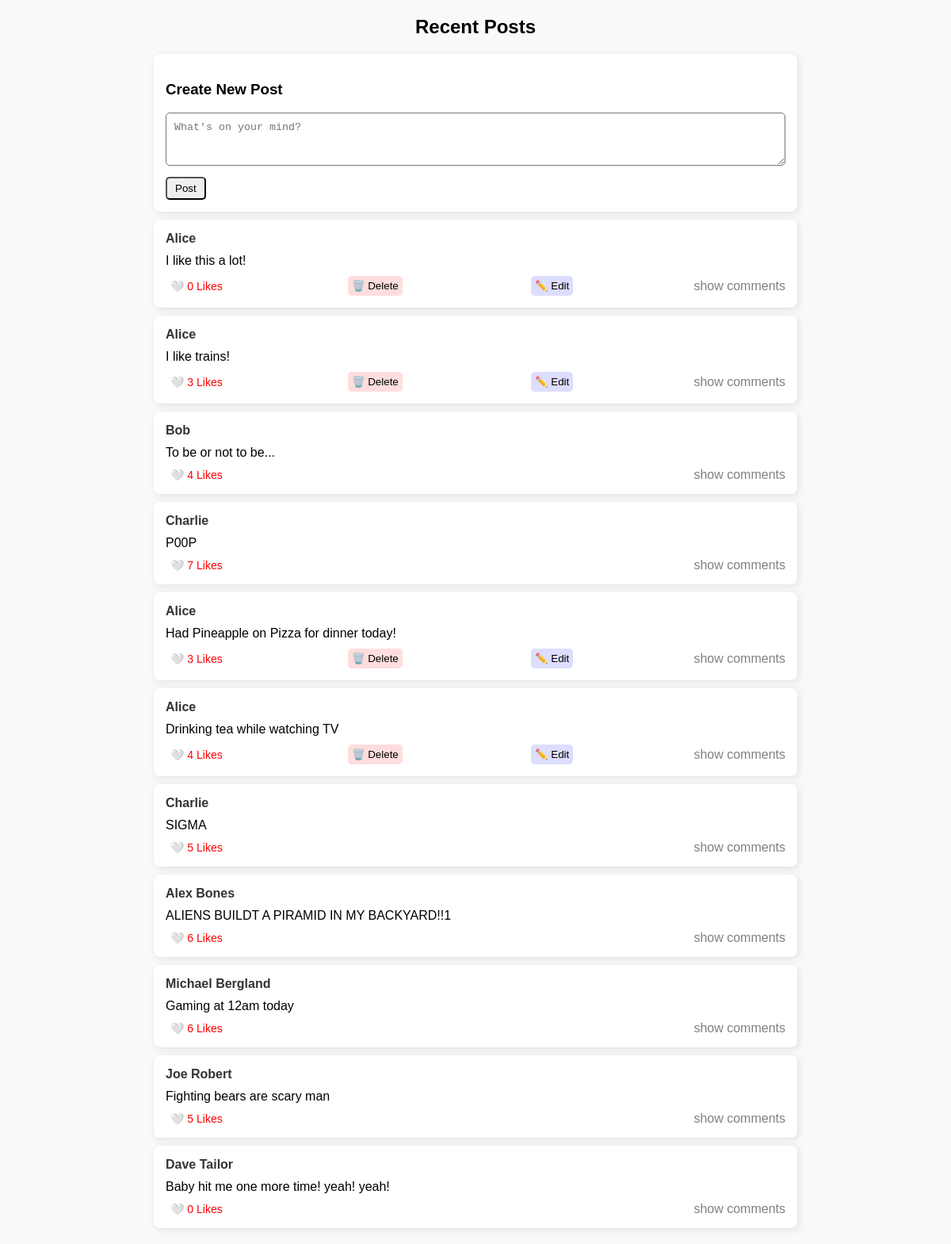
Before: / with the older database file.
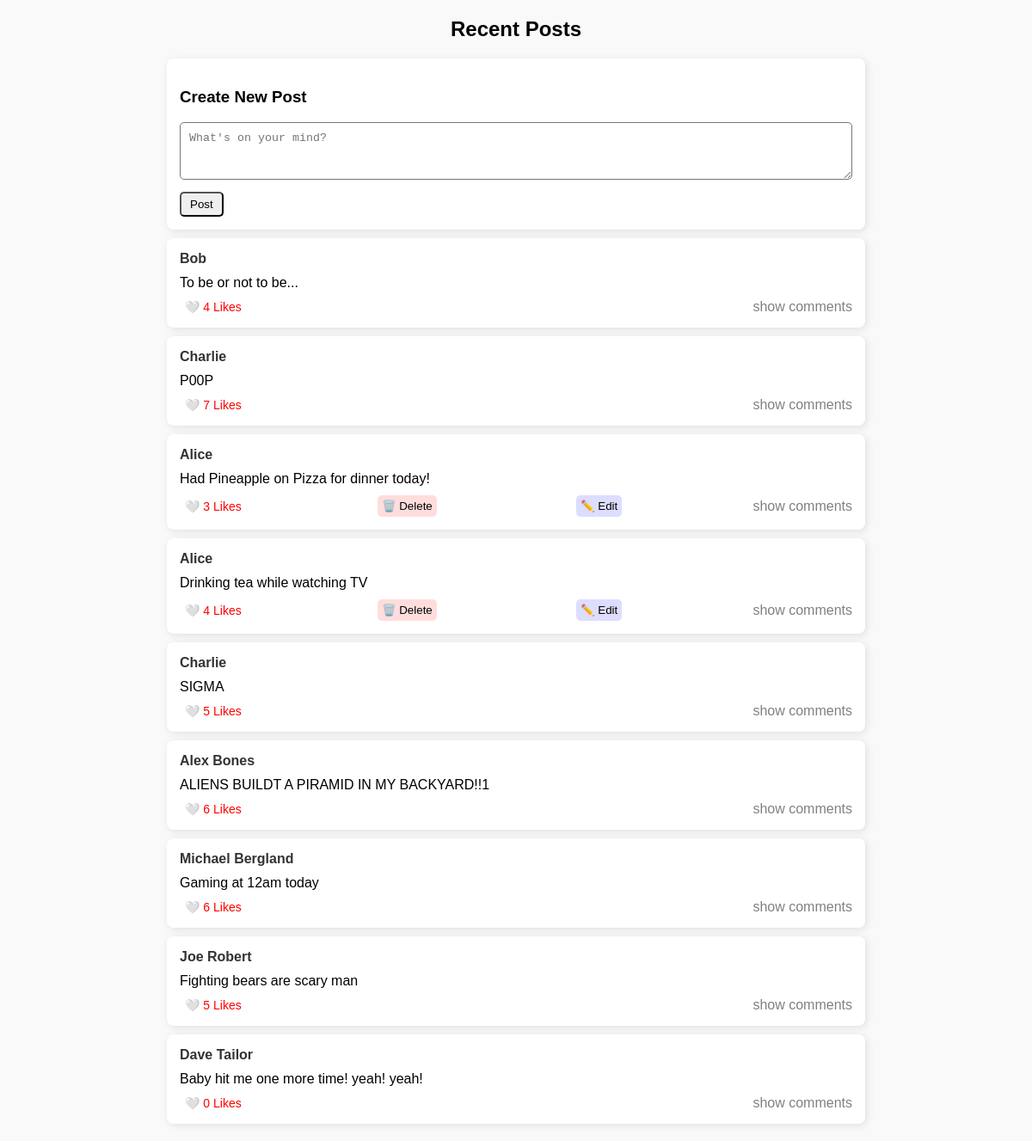
After: the same page with the newer database file.
### tables this page shows
CREATE TABLE users (
                                user_id INTEGER PRIMARY KEY,
                                username TEXT NOT NULL,
                                intrests TEXT
                            );

CREATE TABLE posts (
                                post_id INTEGER PRIMARY KEY AUTOINCREMENT,
                                user_id NOT NULL,
                                content TEXT,
                                likes INT,
                                created_at TIMESTAMP DEFAULT CURRENT_TIMESTAMP,
                                FOREIGN KEY (user_id) REFERENCES users (user_id)
                            );

### app.py (the view)
@app.route("/")
def index():
    session["user_id"] = 1
    user_id = session["user_id"]
    posts = get_all_posts_with_likes()
    comments_by_post = get_all_comments_grouped_by_post()
    liked_post_ids = get_user_likes(user_id)
    return render_template("index.html", posts=posts, comments_by_post=comments_by_post,
                           liked_post_ids=liked_post_ids, user_id=user_id)

### app.py (called while the page is built)
def get_all_posts_with_likes():
    conn = sqlite3.connect("database.db")
    cursor = conn.cursor()
    cursor.execute("""
       SELECT posts.post_id, users.username, posts.content,
       (SELECT COUNT(*) FROM likes WHERE likes.post_id = posts.post_id),
       posts.user_id
        FROM posts
        JOIN users ON posts.user_id = users.user_id
        ORDER BY posts.created_at DESC
        """)
    posts = cursor.fetchall()
    conn.close()
    return posts

def get_all_comments_grouped_by_post():
    conn = sqlite3.connect("database.db")
    cur = conn.cursor()
    cur.execute("""
        SELECT comments.post_id, comments.content, users.username
        FROM comments
        JOIN users ON comments.user_id = users.user_id
        ORDER BY comments.created_at ASC;
    """)
    rows = cur.fetchall()
    comments_by_post = {}
    for post_id, content, username in rows:
        comments_by_post.setdefault(post_id, []).append({
            'username': username,
            'content': content
        })
    conn.close()
    return comments_by_post

### templates/index.html (shortened to what this page needs)
<!DOCTYPE html>
<html>
<head>
</head>
<body>
    <h2 style="text-align: center;">Recent Posts</h2>
    <div class="post-container">
        <div class="post">
            <h3>Create New Post</h3>
            <form method="POST" action="{{ url_for('create_post') }}">
                <textarea name="content" placeholder="What's on your mind?" rows="3" required></textarea>
                <button type="submit" style="margin-top: 10px; padding: 5px 10px; border-radius: 5px;">Post</button>
            </form>
        </div>
    </div>
    <div class="post-container">
        {% for post in posts %}
            {% set post_id = post[0] %}
            {% set username = post[1] %}
            {% set content = post[2] %}
            {% set likes = post[3] %}
            <div class="post">
                <div class="username">
                    <a href="{{ url_for('user_page', username=username) }}">{{ username }}</a>
                </div>
                <div class="content">{{ content }}</div>
                <div class="option_div">
                    {% if user_id %}
                        {% if post_id in liked_post_ids %}
                            <form method="POST" action="{{ url_for('unlike_post', post_id=post_id) }}" class="likes">
                                <button type="submit" class="likes" style="border: none; background: none; cursor: pointer;">
                                    ❤️ {{ likes }} Likes
                                 </button>
                            </form>
                        {% else %}
                            <form method="POST" action="{{ url_for('like_post', post_id=post_id) }}" class="likes">
                                <button type="submit" class="likes" style="border: none; background: none; cursor: pointer;">
                                    🤍 {{ likes }} Likes
                                </button>
                            </form>
                        {% endif %}
                    {% endif %}
                    {% if user_id == post[4] %}
                        <form method="POST" action="{{ url_for('delete_post', post_id=post[0]) }}"
                            onsubmit="return confirm('Are you sure you want to delete this post?');"
                            style="display: inline;">
                            <button type="submit" style="background-color: #ffdddd; border: none; border-radius: 5px; padding: 5px;">🗑️ Delete</button>
                        </form>
                        <a href="{{ url_for('edit_post', post_id=post[0]) }}" style="margin-left: 10px;">
                            <button style="background-color: #ddf; border: none; border-radius: 5px; padding: 5px;">✏️ Edit</button>
                        </a>
                    {% endif %}
                    <div class="comments" onclick="toggleComments('comments-{{ post_id }}')">show comments</div>
                </div>
            </div>
        {% endfor %}
    </div>
</body>
</html>

Changed rows visible on the page:
removed posts: {{ username }} "Alice", content "I like this a lot!", likes "0"
removed posts: {{ username }} "Alice", content "I like trains!", likes "3"
